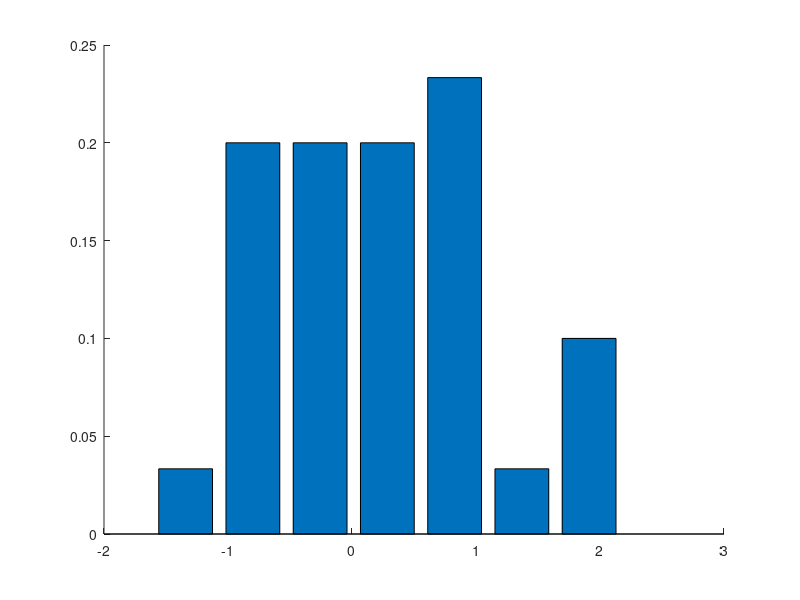

Reproduce this figure in MATLAB. (Note: this script raises an error after producing the figure.)
% Illustrate the robustness of the t-distribution compared to the Gaussian.
% Written by Matthew Dunham
function gaussVsStudentOutlierDemo()


warning('off','stats:tlsfit:IterOrEvalLimit');

n = 30;
seed = 8; randn('state',seed);
data = randn(n,1);
outliers = [8 ; 8.75 ; 9.5];
nn = length(outliers);
nbins = 7;

figure;
plotHist(data,nbins,n);
plotPDFs(data,0);
printPmtkFigure('gaussVsT')

figure;
plotHist(data,nbins,n+nn);
plotHist(outliers,nn,n+nn);
plotPDFs([data ; outliers],0);
printPmtkFigure('gaussVsToutlier')

%%
% Bucket the data into nbins, divide the size of each bin by norm and plot
% the normalized histogram. 
function plotHist(data,nbins,norm)
    hold on;
    [counts, locations] = hist(data,nbins);
    sCounts = counts ./ norm;
    bar(locations,sCounts);
end
%%
% Fit and plot normal and t distributions. t-distribution MLEs on Gaussian
% generated data might not converge since the optimal value for the degrees
% of freedom -> infinity, (i.e. a Gaussian). In such cases, set useNormMLE
% to 1 to use a sufficiently large value for the dof to approximate a
% Gaussian. 
function plotPDFs(data,useNormMLE)
    Xbar = mean(data);
    sigma = std(data);
    gauss = @(X)normpdf(X,Xbar,sigma);
    if(useNormMLE)
        sT = @(X) exp(studentLogpdf(X,Xbar,sigma,100)); 
    else
        %MLEs = mle(data,'distribution','tlocationscale'); %stats toolbox
        %mu = MLEs(1); sigma = MLEs(2); dof = MLEs(3)
        % use pmtk's EM algorithm
        [mu, sigma2, dof] = studentFitEcme(data);
        sigma = sqrt(sigma2);
        sT = @(X)exp(studentLogpdf(X,mu, sigma, dof));
    end
    hold on;
    x = (-5:0.01:10)';
    h(1) = plot(x,gauss(x),'k:','LineWidth',3);
    h(2) = plot(x,sT(x),'r-','LineWidth',3);
    axis([-5,10,0,0.5]);
    set(gca,'YTick',0:0.1:0.5);
    if isOctave(),
        legend('gaussian', 'student T')
    else
        legend(h, 'gaussian', 'student T')
    end
end


end
